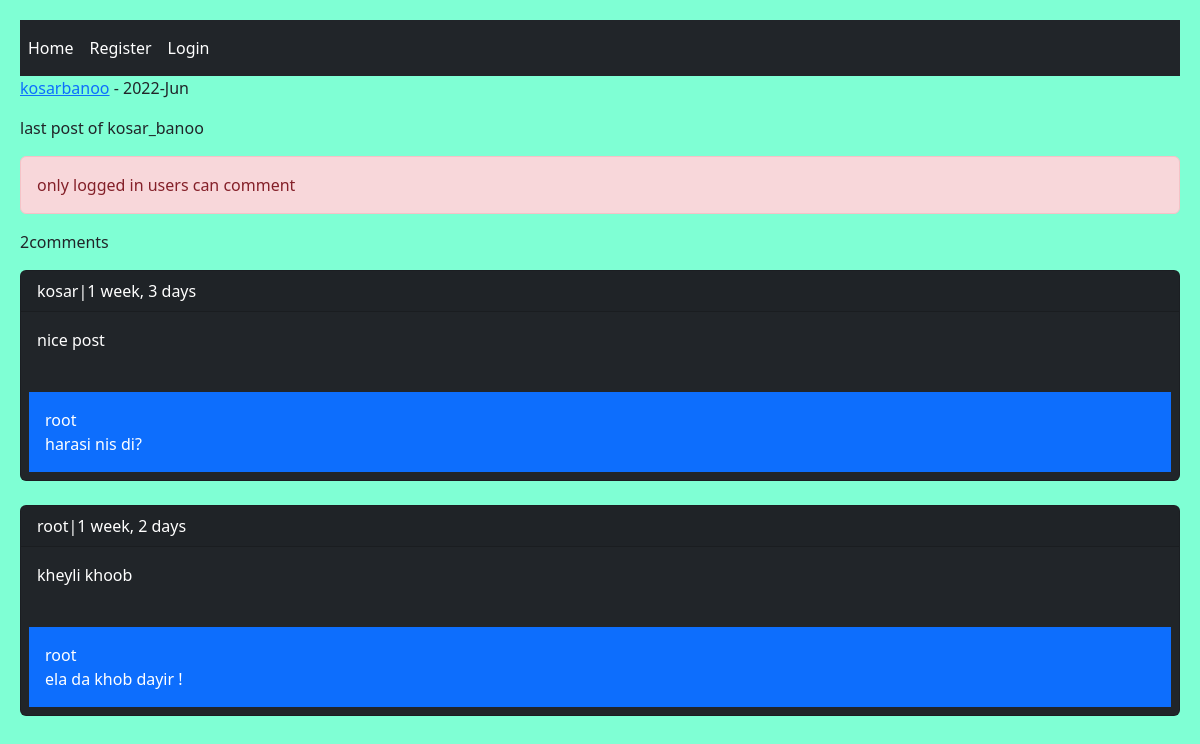
Screenshot of /post/10/last-post-of-kosar_banoo/ with the database file from the repository.
### home/models.py (models this page shows, shortened)
class Post(models.Model):
    user = models.ForeignKey(User, on_delete=models.CASCADE, related_name='posts')
    body = models.TextField()
    slug = models.SlugField()
    created = models.DateTimeField(auto_now_add=True)
    updated = models.DateTimeField(auto_now=True)
    class Meta:
        ordering = ('-created',)

class Comment(models.Model):
    user = models.ForeignKey(User, on_delete=models.CASCADE, related_name="ucomments")
    post = models.ForeignKey(Post, on_delete=models.CASCADE, related_name="pcomments")
    reply = models.ForeignKey('self', on_delete=models.CASCADE, related_name="rcomments", blank=True, null=True)
    is_reply = models.BooleanField(default=False)
    body = models.TextField(max_length=400)
    created = models.DateTimeField(auto_now_add=True)

### home/views.py (the view, shortened to what this page needs)
# urls.py: path('post/<int:post_id>/<slug:post_slug>/', views.PostDetailView.as_view(), name= 'post_detail'),
class PostDetailView(View):
    form_class = CommentCreateForm
    form_class_reply = CommentReplyForm
    def setup(self, request, *args, **kwargs):
        self.post_instance = get_object_or_404(Post, pk =kwargs['post_id'], slug = kwargs['post_slug'])
        return super().setup(request, *args, **kwargs)
    def get(self, request, *args, **kwargs):
        comments = self.post_instance.pcomments.filter(is_reply = False)
        can_like = False
        if request.user.is_authenticated and self.post_instance.user_can_like(request.user):
            can_like = True
        return render(request, 'home/detail.html', {'post':self.post_instance, 'comments':comments, 'form':self.form_class, 'reply_form':self.form_class_reply, 'can_like':can_like})

### home/templates/home/detail.html (shortened to what this page needs)
{% extends "base.html" %}
{% block content %}
    <p><a href="{% url 'account:user_profile' post.user.id %}">
        {{ post.user.username }}</a> - {{ post.updated |date:"Y-M" }}</p>
    <p>{{ post.body }}</p>
    {% if request.user.is_authenticated %}
        <a href=" {% url 'home:post_like' post.id %} " class="{% if can_like %} disabled {% endif %} btn btn-primary col-md-2">Like {{ post.likes_count }}</a>
        <hr/>
        <form action="" method="post">
            {% csrf_token %}
            {{ form.as_p }}
            <input type="submit" value="Send">
        </form> <br/>
    {% else %}
        <p class="alert alert-danger">only logged in users can comment</p>
    {% endif %}
    <p>{{ comments.count }}comments</p>
    {% for comment in comments %}
        <div class="card bg-dark text-white">
            <p class="card-header">{{ comment.user }}|{{ comment.created | timesince }}</p>
            <p class="card-body">{{comment.body}}</p>
            {% with replies=comment.rcomments.all %}
                {% for reply in replies %}
                    <p class="bg-primary p-3 m-2">{{ reply.user }} <br/> {{ reply.body }}</p>
                {% endfor %}
            {% endwith %}
        </div> <br/>
    {% empty %}
        <p>No comment yet !  </p>
    {% endfor %}
{% endblock  %}

### rows the page displays
Post: user.username "kosarbanoo", updated "2022-Jun", body "last post of kosar_banoo"
Comment: user "kosar", created "1 week, 3 days", body "nice post"
Comment: user "root", body "harasi nis di?"
Comment: user "root", created "1 week, 2 days", body "kheyli khoob"
Comment: user "root", body "ela da khob dayir !"

### other values shown
{{ comments.count }} "2"
